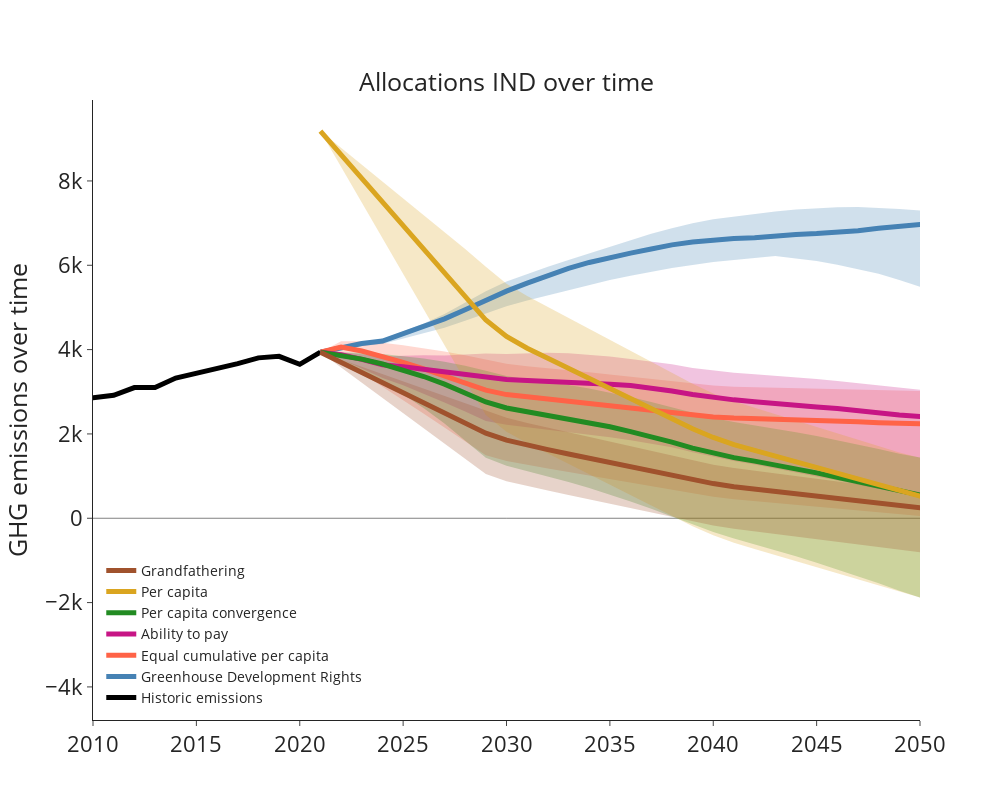

Here is the notebook cell this chart was saved with:
### Markdown cell above
## Plot

### Code cell
for REG in ["IND"]:
    xr_nld = xr.open_dataset("K:/ECEMF/T5.2/Allocations/xr_alloc_" + REG + ".nc")
    fig = make_subplots(
        rows=1,
        cols=1,
        subplot_titles=["Allocations " + REG + " over time"],
        horizontal_spacing=0.12,
        vertical_spacing=0.06,
    )

    # Lineplots
    fig.add_traces(
        go.Scatter(
            x=xr_dataread.Time.sel(Time=np.arange(1990, 2022)),
            y=xr_dataread.sel(Region=REG).GHG_hist.sel(Time=np.arange(1990, 2022)),
            name="Historic emissions",
            line={"color": "black", "width": 5},
            mode="lines",
            showlegend=True,
        ),
        1,
        1,
    )
    fig.add_traces(
        go.Scatter(
            x=xr_dataread.Time.sel(Time=np.arange(1990, 2101)),
            y=[0] * len(xr_dataread.Time.sel(Time=np.arange(1990, 2101))),
            line={"color": "black", "width": 0.5},
            mode="lines",
            showlegend=False,
        ),
        1,
        1,
    )

    for rule_i, rule in enumerate(rules_b[::-1]):
        rulecol = rulecolors[::-1][rule_i]
        col = (
            "rgba("
            + str(webcolors.name_to_rgb(rulecol)[0])
            + ","
            + str(webcolors.name_to_rgb(rulecol)[1])
            + ","
            + str(webcolors.name_to_rgb(rulecol)[2])
            + ",0.25)"
        )
        fig.add_traces(
            go.Scatter(
                x=xr_nld.Time,
                y=xr_nld.sel(
                    Temperature=1.5,
                    Risk=[0.5],
                    RCI_weight="Half",
                    Capability_threshold="Th",
                    Historical_startyear=1990,
                    Discount_factor=0,
                    Timing="Immediate",
                    Convergence_year=2050,
                ).min(dim=["NegEmis", "NonCO2red", "Risk", "Scenario"])[rule],
                name=rulenames[::-1][rule_i],
                line={"color": col, "width": 0},
                mode="lines",
                showlegend=False,
            )
        )
        fig.add_traces(
            go.Scatter(
                x=xr_nld.Time,
                y=xr_nld.sel(
                    Temperature=1.5,
                    Risk=[0.5],
                    RCI_weight="Half",
                    Capability_threshold="Th",
                    Historical_startyear=1990,
                    Discount_factor=0,
                    Timing="Immediate",
                    Convergence_year=2050,
                ).max(dim=["NegEmis", "NonCO2red", "Risk", "Scenario"])[rule],
                name=rulenames[::-1][rule_i],
                line={"color": "black", "width": 0},
                mode="lines",
                opacity=0.3,
                fill="tonexty",
                fillcolor=col,
                showlegend=False,
            )
        )

    for rule_i, rule in enumerate(rules_b[::-1]):
        rulecol = rulecolors[::-1][rule_i]
        col = (
            "rgba("
            + str(webcolors.name_to_rgb(rulecol)[0])
            + ","
            + str(webcolors.name_to_rgb(rulecol)[1])
            + ","
            + str(webcolors.name_to_rgb(rulecol)[2])
            + ",0.25)"
        )
        fig.add_traces(
            go.Scatter(
                x=xr_nld.Time,
                y=xr_nld.sel(
                    Temperature=1.5,
                    Risk=[0.5],
                    RCI_weight="Half",
                    Capability_threshold="Th",
                    Historical_startyear=1990,
                    Discount_factor=0,
                    Timing="Immediate",
                    Convergence_year=2050,
                ).median(dim=["NegEmis", "NonCO2red", "Risk", "Scenario"])[rule],
                name=rulenames[::-1][rule_i],
                line={"color": rulecolors[::-1][rule_i], "width": 5},
                mode="lines",
                showlegend=True,
            )
        )

    # # Full-century budgets
    # for rule_i, rule in enumerate(rules_b):
    #     for T_i, T in enumerate([1.5, 2.0]):
    #         vals = np.array(xr_nld.sel(Temperature=T, Risk=[0.5, 0.67][T_i])[rule].sum(dim='Time')).flatten()/1e3
    #         vals[vals == 0] = np.nan
    #         fig.add_traces(go.Violin(x=[rule]*len(vals),
    #                                 y=vals,
    #                                 showlegend=False,
    #                                 points=False,
    #                                 opacity=1.0-T_i*0.7,
    #                                 line={'color': 'black', 'width': 3},
    #                                 line_color=rulecolors[rule_i]),
    #                         1, 2
    #                         )

    fig.update_layout(height=800, width=1000, template="simple_white")
    fig.update_yaxes(
        tickfont=dict(size=22),
        row=1,
        col=1,
        title="GHG emissions over time",
        titlefont=(dict(size=25)),
    )
    fig.update_xaxes(tickfont=dict(size=22), row=1, col=1, range=(2010, 2050))
    # fig.update_yaxes(tickfont=dict(size=22), row=1, col=2, title='GHG emission budgets ('+REG+')<br>[Gt CO<sub>2</sub>e]', titlefont=(dict(size=25)))
    # fig.update_xaxes(tickfont=dict(size=22), row=1, col=2)
    fig.update_layout(
        legend=dict(x=0.01, y=0.01, xanchor="left", yanchor="bottom", font={"size": 14})
    )
    fig.update_annotations(font_size=25)
    fig.show()
    # fig.write_image("K:/Code/EffortSharing/Figures/Pathways_"+REG+".png", scale=3)
